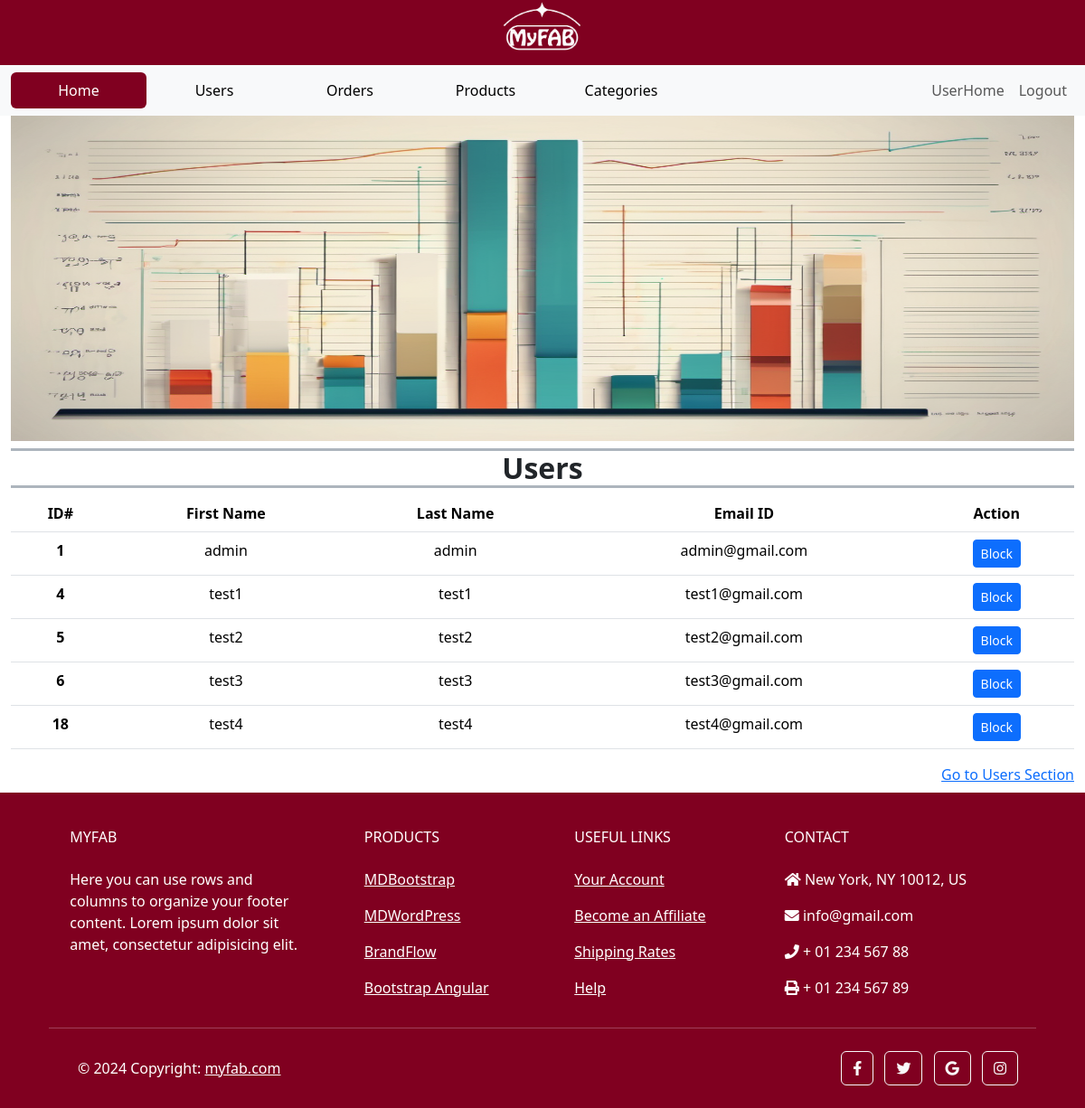
The app's page /custom_admin/ (signed in) with its own data.
### accounts/models.py (models this page shows, shortened)
class CustomUser(AbstractUser):
    phone_number = models.CharField(max_length=13, unique=True)

### custom_admin/views.py (the view, shortened to what this page needs)
# urls.py: path('', AdminHome.as_view(), name = 'admin_home'),
class AdminHome(View):
    def get(self, request):
        users = CustomUser.objects.all()[:5]
        context = {'users': users}
        return render(request, 'admin_home.html', context)

### templates/admin_home.html (shortened to what this page needs)
{% extends 'admin_base.html' %}
{% load static %}
{% load custom_filters %}
{% block content %}
    <nav class="navbar navbar-expand-lg bg-body-tertiary">
        <div class="container-fluid">
        <div class="collapse navbar-collapse" id="navbarSupportedContent">
            <ul class="navbar-nav d-flex align-items-center me-auto mb-2 mb-lg-0">
                <li class="nav-item">
                    <button class="nav-link active btn btn-link" style="min-width: 150px; background-color: #800020;" aria-current="page">
                        <a class="text-white text-decoration-none" href="#">Home</a>
                    </button>
                </li>
                <li class="nav-item">
                    <button class="nav-link btn btn-link" style="min-width: 150px;" aria-current="page">
                        <a class="text-black text-decoration-none" href="/custom_admin/users/">Users</a>
                    </button>
                </li>
                <li class="nav-item">
                    <button class="nav-link btn btn-link" style="min-width: 150px;" aria-current="page">
                        <a class="text-black text-decoration-none" href="#">Orders</a>
                    </button>
                </li>
                <li class="nav-item">
                    <button class="nav-link btn btn-link" style="min-width: 150px;" aria-current="page">
                        <a class="text-black text-decoration-none" href="#">Products</a>
                    </button>
                </li>
                <li class="nav-item">
                    <button class="nav-link btn btn-link" style="min-width: 150px;" aria-current="page">
                        <a class="text-black text-decoration-none" href="#">Categories</a>
                    </button>
                </li>
            </ul>
            <ul class="navbar-nav d-flex flex-row justify-content-center  ms-auto mb-2 mb-lg-0">
                <li class="nav-item ms-3 ms-lg-0">
                    <a class="nav-link" href="/user/">UserHome</a>
                </li>
                <li class="nav-item ms-3 ms-lg-0">
                    <form id="logout-form" action="/accounts/logout/" method="post">
                        <button type="submit" class="nav-link btn btn-link">Logout</button>
                    </form>
                </li>
            </ul>
        </div>
        </div>
    </nav>
    <div class="container-fluid" style="max-height: 30vw;">
        <img class="logo" style="width: 100%; max-height: 30vw;" src="{% static 'images/graph.png' %}" alt="grapf">
    </div>
    <section class="mb-2">
        <div class="container-fluid">
            <div class="container-fluid text-center px-0">
                <h5 class="border-bottom border-top border-3 border-dark-subtle fw-bold fs-2 fs-lg-5 mt-2">Users</h5>
            </div>
            <div class="row h-100">
                <div class="col-12">
                    <div class="table-responsive text-center">
                        <table class="table  table-hover">
                            <thead>
                              <tr>
                                <th scope="col">ID#</th>
                                <th scope="col">First Name</th>
                                <th scope="col">Last Name</th>
                                <th scope="col">Email ID</th>
                                <th scope="col">Action</th>
                              </tr>
                            </thead>
                            {% for user in users  %}
                            <tbody>
                                <tr>
                                    <th scope="col">{{ user.id }}</th>
                                    <td>{{ user.first_name }}</td>
                                    <td>{{ user.last_name }}</td>
                                    <td>{{ user.email }}</td>
                                    <td>
                                        <button class="status-toggle text-white btn btn-sm btn-primary"
                                            data-user-id="{{ user.id }}"
                                            data-is-active="{{ user.is_active }}">
                                            {{ user.is_active|yesno:"Block,Unblock" }}
                                        </button>
                                    </td>
                                </tr>
                            </tbody>
                            {% endfor %}
                        </table>
                    </div>
                </div>
            </div>
            <div class="row h-100">
                <div class="col-12">
                    <div class="d-flex justify-content-end">
                        <a href="/custom_admin/users/">Go to Users Section</a>
                    </div>
                </div>
            </div>
        </div>
    </section>
{% endblock  %}

### records on screen
CustomUser: id "1", first_name "admin", last_name "admin", email "admin@gmail.com", is_active "Block"
CustomUser: id "4", first_name "test1", last_name "test1", email "test1@gmail.com", is_active "Block"
CustomUser: id "5", first_name "test2", last_name "test2", email "test2@gmail.com", is_active "Block"
CustomUser: id "6", first_name "test3", last_name "test3", email "test3@gmail.com", is_active "Block"
CustomUser: id "18", first_name "test4", last_name "test4", email "test4@gmail.com", is_active "Block"
